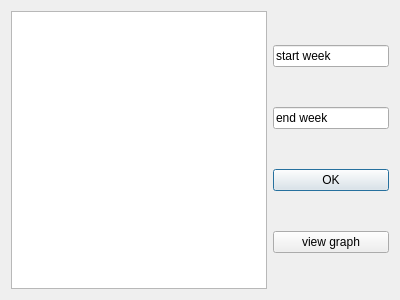
<?xml version="1.0" encoding="UTF-8"?>
<ui version="4.0">
 <class>dataTable</class>
 <widget class="QDialog" name="dataTable">
  <property name="geometry">
   <rect>
    <x>0</x>
    <y>0</y>
    <width>400</width>
    <height>300</height>
   </rect>
  </property>
  <property name="windowTitle">
   <string>Dialog</string>
  </property>
  <layout class="QHBoxLayout" name="horizontalLayout">
   <item>
    <widget class="QTableWidget" name="tableWidget"/>
   </item>
   <item>
    <layout class="QVBoxLayout" name="verticalLayout">
     <item>
      <widget class="QLineEdit" name="lineEdit">
       <property name="text">
        <string>start week</string>
       </property>
      </widget>
     </item>
     <item>
      <widget class="QLineEdit" name="lineEdit_2">
       <property name="text">
        <string>end week</string>
       </property>
      </widget>
     </item>
     <item>
      <widget class="QPushButton" name="pushButton">
       <property name="text">
        <string>OK</string>
       </property>
      </widget>
     </item>
     <item>
      <widget class="QPushButton" name="pushButton_2">
       <property name="text">
        <string>view graph</string>
       </property>
      </widget>
     </item>
    </layout>
   </item>
  </layout>
 </widget>
 <resources/>
 <connections/>
</ui>
